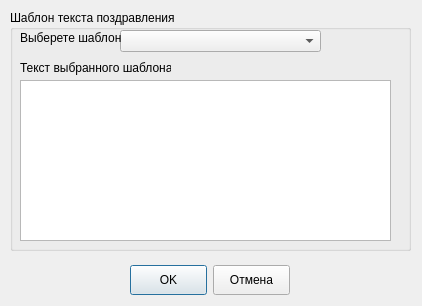
<?xml version="1.0" encoding="UTF-8"?>
<ui version="4.0">
 <class>TextCongratulationDialog</class>
 <widget class="QDialog" name="TextCongratulationDialog">
  <property name="geometry">
   <rect>
    <x>0</x>
    <y>0</y>
    <width>422</width>
    <height>306</height>
   </rect>
  </property>
  <property name="windowTitle">
   <string>Dialog</string>
  </property>
  <widget class="QWidget" name="horizontalLayoutWidget">
   <property name="geometry">
    <rect>
     <x>130</x>
     <y>240</y>
     <width>160</width>
     <height>80</height>
    </rect>
   </property>
   <layout class="QHBoxLayout" name="okCancelButtonLayout">
    <item>
     <widget class="QPushButton" name="okSaveCongratulationButton">
      <property name="minimumSize">
       <size>
        <width>40</width>
        <height>30</height>
       </size>
      </property>
      <property name="text">
       <string>OK</string>
      </property>
     </widget>
    </item>
    <item>
     <widget class="QPushButton" name="cancelButton">
      <property name="minimumSize">
       <size>
        <width>40</width>
        <height>30</height>
       </size>
      </property>
      <property name="text">
       <string>Отмена</string>
      </property>
     </widget>
    </item>
   </layout>
  </widget>
  <widget class="QWidget" name="verticalLayoutWidget">
   <property name="geometry">
    <rect>
     <x>10</x>
     <y>10</y>
     <width>401</width>
     <height>241</height>
    </rect>
   </property>
   <layout class="QVBoxLayout" name="congratulationlLayout">
    <item>
     <widget class="QGroupBox" name="congratulationGroup">
      <property name="title">
       <string>Шаблон текста поздравления</string>
      </property>
      <widget class="QTextBrowser" name="displayPattern">
       <property name="geometry">
        <rect>
         <x>10</x>
         <y>70</y>
         <width>371</width>
         <height>161</height>
        </rect>
       </property>
       <property name="html">
        <string>&lt;!DOCTYPE HTML PUBLIC &quot;-//W3C//DTD HTML 4.0//EN&quot; &quot;http://www.w3.org/TR/REC-html40/strict.dtd&quot;&gt;
&lt;html&gt;&lt;head&gt;&lt;meta name=&quot;qrichtext&quot; content=&quot;1&quot; /&gt;&lt;style type=&quot;text/css&quot;&gt;
p, li { white-space: pre-wrap; }
&lt;/style&gt;&lt;/head&gt;&lt;body style=&quot; font-family:'MS Shell Dlg 2'; font-size:8.25pt; font-weight:400; font-style:normal;&quot;&gt;
&lt;p style=&quot;-qt-paragraph-type:empty; margin-top:0px; margin-bottom:0px; margin-left:0px; margin-right:0px; -qt-block-indent:0; text-indent:0px; font-size:8pt;&quot;&gt;&lt;br /&gt;&lt;/p&gt;&lt;/body&gt;&lt;/html&gt;</string>
       </property>
      </widget>
      <widget class="QComboBox" name="choiceListPattern">
       <property name="geometry">
        <rect>
         <x>110</x>
         <y>20</y>
         <width>201</width>
         <height>22</height>
        </rect>
       </property>
      </widget>
      <widget class="QLabel" name="txtChoosePattern">
       <property name="geometry">
        <rect>
         <x>10</x>
         <y>20</y>
         <width>101</width>
         <height>16</height>
        </rect>
       </property>
       <property name="text">
        <string>Выберете шаблон:</string>
       </property>
      </widget>
      <widget class="QLabel" name="txtPattern">
       <property name="geometry">
        <rect>
         <x>10</x>
         <y>50</y>
         <width>151</width>
         <height>16</height>
        </rect>
       </property>
       <property name="text">
        <string>Текст выбранного шаблона:</string>
       </property>
      </widget>
     </widget>
    </item>
   </layout>
  </widget>
 </widget>
 <resources/>
 <connections/>
</ui>
